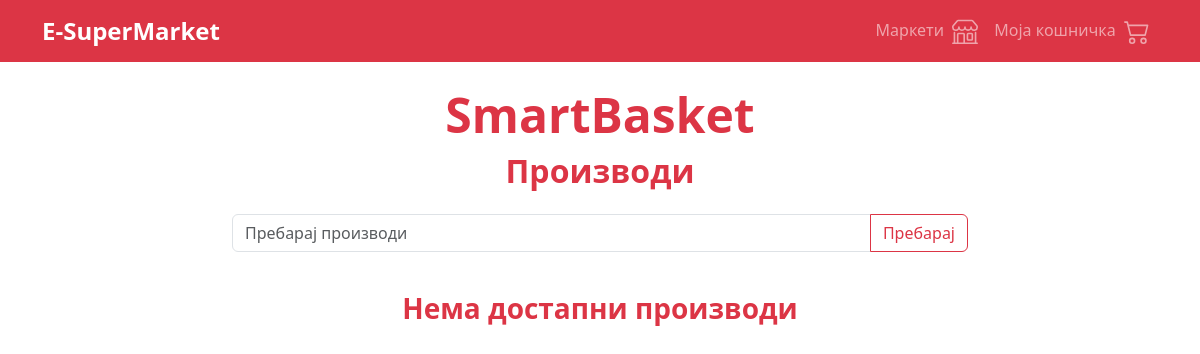
The app's page /products/4, older data.
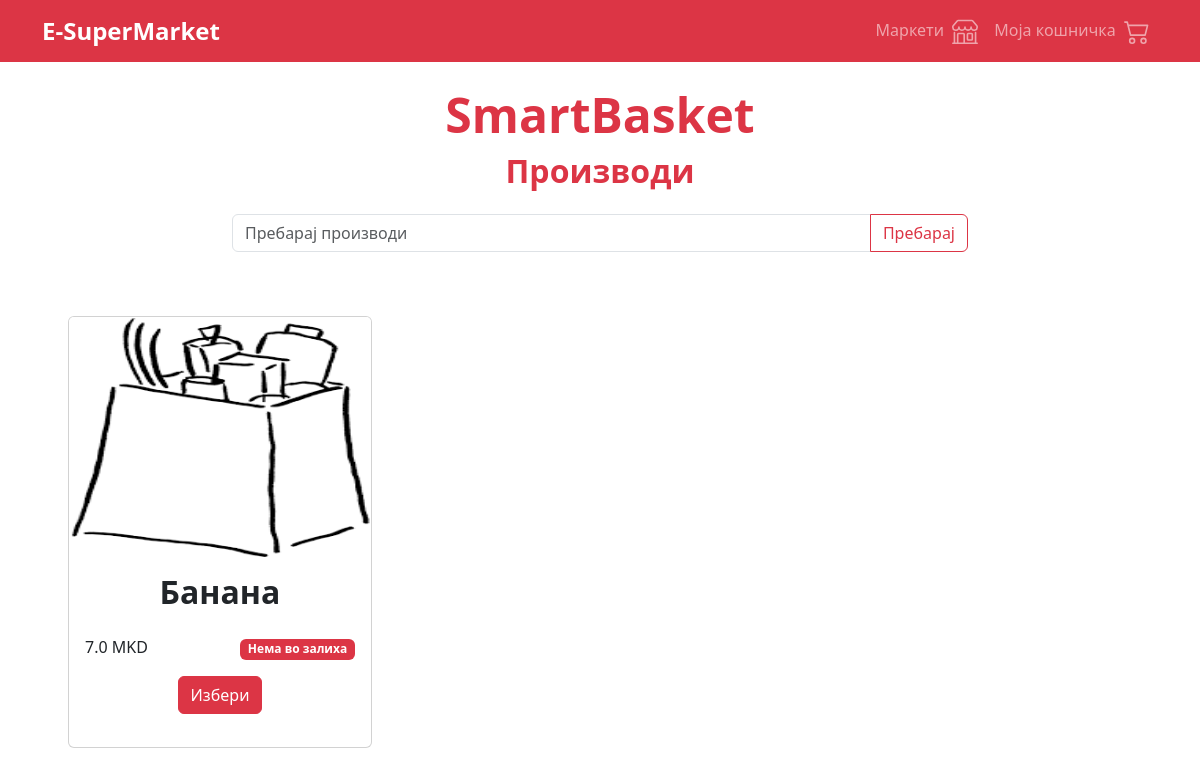
The same page, newer data.
### SmartBasket/models.py (models this page shows, shortened)
class Product(models.Model):
    name = models.CharField(max_length=100)
    price = models.FloatField()
    category = models.ForeignKey(Category, on_delete=models.CASCADE)
    image = models.ImageField(upload_to='images/')
    description = models.TextField()
    quantity = models.IntegerField()

### SmartBasket/views.py (the view)
# urls.py: path('products/<str:category_id>', list_products_for_category, name='products'),
def list_products_for_category(request, category_id):
    search = request.GET.get('search')
    if not Category.objects.filter(id=category_id).exists():
        return redirect('/markets')
    category = Category.objects.get(id=category_id)
    if search is None or search == '':
        products = Product.objects.filter(category=category).all()
    else:
        products = Product.objects.filter(category=category, name__icontains=search).all()
    return render(request, 'list_products_for_category.html',
                  {'products': products, 'category': category, 'search': search})

### templates/list_products_for_category.html (shortened to what this page needs)
{% extends "customer_base.html" %}
{% block content %}
    <div class="container mt-4">
        <div class="row">
            <div class="col-md-12 text-center">
                <h1 class="display-5 text-danger fw-bold">SmartBasket</h1>
            </div>
        </div>
        <div class="row">
            <div class="col-md-12 text-center">
                <h2 class="text-danger fw-bold">Производи</h2>
            </div>
        </div>
        <div class="row justify-content-center mt-3">
            <div class="col-md-8">
                <form action="/products/{{ category.id }}" method="GET">
                    <div class="input-group mb-3">
                        {% if not search %}
                            <input type="text" class="form-control" placeholder="Пребарај производи" name="search"/>
                        {% endif %}
                        <button class="btn btn-outline-danger" type="submit" id="button-addon2">Пребарај</button>
                    </div>
                </form>
            </div>
        </div>
        <div class="row mt-4 mb-5">
            {% if products.count > 0 %}
                {% for p in products %}
                    <div class="col-md-4 mt-4">
                        <div class="card ms-auto me-auto" style="width: 19rem; height: 27rem">
                            <img src="{{ MEDIA_URL }}{{ p.image.url }}" class="card-img-top" style="height: 15rem"
                                 alt="...">
                            <div class="card-body">
                                <h5 class="card-title text-center fw-bold mb-4" style="font-size: 2rem">{{ p.name }}</h5>
                                <div class="row">
                                    <div class="col-md-6">
                                        <p class="card-text">{{ p.price }} MKD</p>
                                    </div>
                                    <div class="col-md-6">
                                        <p style="text-align: right">
                                            {% if p.quantity > 0 %}
                                                <span class="badge bg-success">Во залиха</span>
                                            {% else %}
                                                <span class="badge bg-danger">Нема во залиха</span>
                                            {% endif %}
                                        </p>
                                    </div>
                                </div>
                                <div class="text-center">
                                    <a href="/product-detail/{{ p.id }}" class="btn btn-danger">Избери</a>
                                </div>
                            </div>
                        </div>
                    </div>
                {% endfor %}
            {% else %}
                <div class="col-md-12 text-center">
                    <h3 class="text-danger fw-bold">Нема достапни производи</h3>
                </div>
            {% endif %}
        </div>
    </div>
{% endblock %}

Row changes from the older to the newer data that the page shows:
added Product: image (picture), name "Банана", price "7.0", quantity "Нема во залиха"
Text that changed along with them:
text no longer shown: "Нема достапни производи"
